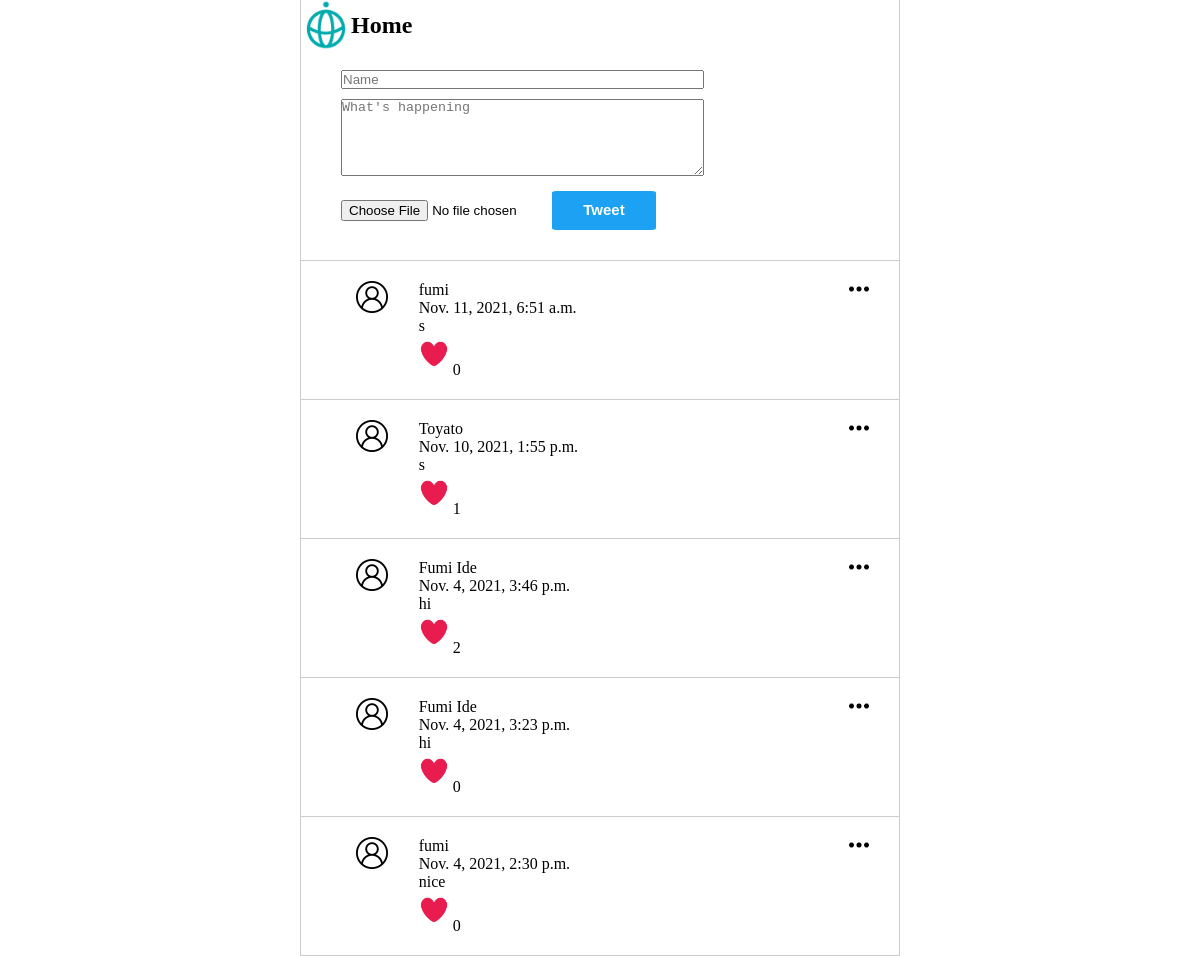
The page / on the database its author committed.
### posts/models.py (models this page shows)
class Post(models.Model):
    class Meta(object):
        db_table = 'post'
    name = models.CharField(
        'Name', blank=False, null=False, max_length=14, db_index=True, default='Anonymous'
    )
    body = models.CharField(
        'Body', blank=True, null=True, max_length=14, db_index=True
    )
    likecount = models.IntegerField(
        'like_count', default=0, blank=True
    )
    image = CloudinaryField(
        'image', blank=True, db_index=True
    )
    created_at = models.DateTimeField(
        'Created DateTime', blank=True, auto_now_add=True
    )

### posts/views.py (the view, shortened to what this page needs)
# urls.py: path('', views.index, name='index'),
def index(request):
    posts = Post.objects.all().order_by('-created_at')[:20]
    form = PostForm()
    return render(request, 'posts.html', {'posts': posts})

### templates/posts.html (shortened to what this page needs)
{% extends 'base.html' %} {% block content %}{% load static %}
<section class="content">
  <div class="feed_header">
    <img src="/static/img/techis-logo.png" class="logo" />
    <h2>Home</h2>
  </div>
  <section class="post_form">
    <form action="/" method="POST" enctype="multipart/form-data">
      <input type="text" name="name" placeholder="Name" required />
      <textarea
        name="body"
        rows="5"
        placeholder="What's happening"
        required
      ></textarea>
      <input id="uploadfile" type="file" name="image" />
      <input id="fumi" type="submit" value="Tweet" />
    </form>
  </section>
  <section class="posts">
    <ul>
      {% for post in posts %}
      <li>
        <img class="menu_icon js-menu-icon" src="{% static 'img/menu.png' %}" />
        <div class="logo">
          <img src="{% static 'img/user.png' %}" />
        </div>
        <div class="name_body">
          <div class="name">{{post.name}} <br /></div>
          <div class="datetime">{{post.created_at}} <br /></div>
          <p>{{post.body}} <br /></p>
          <div>
            <a href="/like/{{post.id}}">
              <img src="/static/img/like-action-on.png" style="width: 30px"
            /></a>
            {{post.likecount}}
          </div>
        </div>
      </li>
      {% endfor %}
    </ul>
  </section>
</section>
{% endblock %}

### templates/base.html (shortened to what this page needs)
<!DOCTYPE html>
{% load static %}
<html lang="en">
  <head>
    <link
      rel="stylesheet"
      type="text/css"
      href="{%  static  'css/style.css'  %}"
    />
  </head>
  <body>
    {% block content %} {{ content }} {% endblock %}
  </body>
</html>

### static/css/style.css (style rules this page uses)
* { margin: 0; padding: 0; box-sizing: border-box; }
body { --twitter-color: #50b7f5; --twiter-background: #e6ecf0; }
.content { max-width: 600px; height: 100%; margin: 0 auto; border-left: 1px solid #ccc; border-right: 1px solid #ccc; }
.post_form { padding: 20px 40px; border-bottom: 1px solid #ccc; }
.post_form input { width: 70%; margin-bottom: 10px; }
#fumi { width: 20%; background-color: rgb(29, 161, 242); color: white; font-size: 15px; font-weight: bold; border-radius: 5%; border: 1px solid transparent; padding: 9px; border: 1px solid rgb(29, 161, 242); cursor: pointer; padding-bottom: 11px; text-decoration: none; }
#uploadfile { width: 40%; padding-top: 20px; border: hidden; overflow: hidden; background-color: none; }
.post_form textarea { width: 70%; }
.posts ul { padding: 0; }
.posts li { position: relative; display: flex; border-bottom: 1px solid #ccc; padding: 20px 40px; list-style: none; }
.posts ul li .menu_icon { width: 20px; position: absolute; right: 30px; top: 18px; }
.posts li { display: flex; }
.posts li .logo { flex-basis: 15%; }
.posts li .logo img { width: 60%; padding-left: 15px; }
.posts li .name_body { flex-basis: 85%; }
.feed_header { display: flex; align-items: center; }
.feed_header img { width: 50px; }

### rows shown on the page
Post: name "fumi", created_at "Nov. 11, 2021, 6:51 a.m.", body "s", likecount "0"
Post: name "Toyato", created_at "Nov. 10, 2021, 1:55 p.m.", body "s", likecount "1"
Post: name "Fumi Ide", created_at "Nov. 4, 2021, 3:46 p.m.", body "hi", likecount "2"
Post: name "Fumi Ide", created_at "Nov. 4, 2021, 3:23 p.m.", body "hi", likecount "0"
Post: name "fumi", created_at "Nov. 4, 2021, 2:30 p.m.", body "nice", likecount "0"
